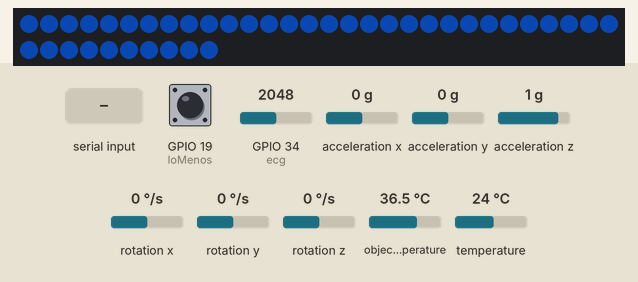
Recording of a sketch running on a simulated ESP32. Parts: 40 RGB LEDs in strip order, left to right, continuing on the next row. The inputs (shaded band) are chosen by the test bench; at power-on: GPIO 19 (loMenos) HIGH, GPIO 34 (ecg) = 2048, acceleration x 0 g, acceleration y 0 g, acceleration z 1 g, rotation x 0 °/s, rotation y 0 °/s, rotation z 0 °/s, object temperature 36.5 °C, temperature 24 °C (analog values on the 0–4095 scale). Dim RGB values are drawn brighter than linear; the strip is taken to match the declared colour order; nothing arrives over Bluetooth unless stated; what the sketch prints to the serial monitor is not drawn.

Above: at 6.5 s.
6.6 s: "t\n" received over Serial
At 7.1 s:
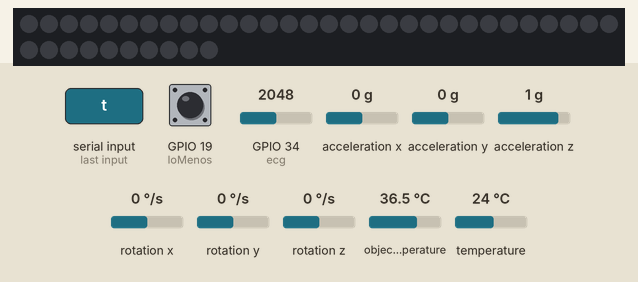
9.5 s: "l\n" received over Serial
Timing chart, 0 to 12.5 s (numbered marks = the images above; inputs shaded):
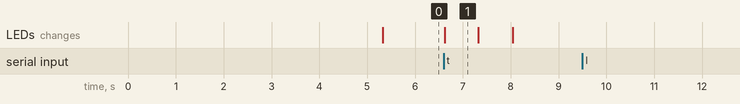

Measured:
- after the input at 6.6 s, the LEDs: change at once (image 1)
- what the display in image 1 shows lasts 0.7 s, from 6.6 s to 7.3 s

The sketch:

esp_sensores.ino
```cpp
#include <Wire.h>
#include <Adafruit_MLX90614.h>
#include <Adafruit_MPU6050.h>
#include <Adafruit_Sensor.h>
#include <Adafruit_NeoPixel.h>
#include <BluetoothSerial.h>
#include <freertos/FreeRTOS.h>
#include <freertos/queue.h>
#include <freertos/task.h>
#include <math.h>
#include <stdint.h>

// Detector experimental por amplitud e intervalos entre picos.
class DetectorBPM {
public:
  float bpm = NAN;

  void reiniciar(uint32_t ahora) {
    inicializado = true;
    inicio = ultimaMuestra = ahora;
    ultimoLatido = 0;
    hayLatido = false;
    armado = true;
    pico = 100;
    nivelMedio = 10;
    cantidad = indice = 0;
    bpm = NAN;
  }

  void actualizar(float senal, int adc, bool conectado, uint32_t ahora) {
    if (!inicializado) reiniciar(ahora);
    uint32_t dt = ahora - ultimaMuestra;
    if (!conectado || !isfinite(senal) || adc <= 15 || adc >= 4050 || dt > 40) {
      reiniciar(ahora);
      return;
    }
    ultimaMuestra = ahora;

    float amplitud = fabsf(senal);
    pico = fmaxf(amplitud, pico * expf(-(float)dt / 1800.0f));
    nivelMedio += (1 - expf(-(float)dt / 1000.0f)) * (amplitud - nivelMedio);
    float umbral = fmaxf(60, fmaxf(0.5f * pico, 2.5f * nivelMedio));

    if (amplitud < 0.4f * umbral) armado = true;
    if (ahora - inicio < 2000) return;

    if (hayLatido && ahora - ultimoLatido > 2500) {
      hayLatido = false;
      cantidad = indice = 0;
      bpm = NAN;
    }

    // Los 300 ms evitan contar dos partes del mismo complejo como latidos.
    if (!armado || amplitud < umbral ||
        (hayLatido && ahora - ultimoLatido < 300)) return;
    armado = false;

    if (hayLatido) {
      uint32_t intervalo = ahora - ultimoLatido;
      if (intervalo <= 2000) {
        intervalos[indice] = intervalo;
        indice = (indice + 1) % 5;
        if (cantidad < 5) cantidad++;

        if (cantidad >= 3) {
          uint32_t ordenados[5];
          for (int i = 0; i < cantidad; i++) ordenados[i] = intervalos[i];
          for (int i = 1; i < cantidad; i++) {
            uint32_t valor = ordenados[i];
            int j = i - 1;
            while (j >= 0 && ordenados[j] > valor) {
              ordenados[j + 1] = ordenados[j];
              j--;
            }
            ordenados[j + 1] = valor;
          }
          float mediana = ordenados[cantidad / 2];
          if (cantidad % 2 == 0) {
            mediana = 0.5f * (ordenados[cantidad / 2 - 1] + mediana);
          }
          bpm = 60000.0f / mediana;
        }
      } else {
        cantidad = indice = 0;
        bpm = NAN;
      }
    }

    ultimoLatido = ahora;
    hayLatido = true;
  }

private:
  bool inicializado = false, hayLatido = false, armado = true;
  uint32_t inicio = 0, ultimaMuestra = 0, ultimoLatido = 0;
  uint32_t intervalos[5] = {};
  int cantidad = 0, indice = 0;
  float pico = 100, nivelMedio = 10;
};

#if !defined(CONFIG_BT_SPP_ENABLED)
#error Este programa necesita una ESP32 con Bluetooth clasico SPP.
#endif

Adafruit_MLX90614 sensor;
Adafruit_MPU6050 mpu;
BluetoothSerial SerialBT;
DetectorBPM detector;

const int PIN_LEDS = 16;
const int NUM_LEDS = 40;
const int BRILLO_MINIMO = 60; // con 3 cada canal queda en 0-2 y los colores no se distinguen (amarillo salia verde)
const int BRILLO_MAXIMO = 255;
const float ECG_REPOSO = 120.0f;
const float ECG_PICO = 400.0f;
// Pulso donde la tira empieza a ponerse roja y donde ya es rojo total (umbrales "vigilar" y "critico" de la app).
const float BPM_CALMA = 100.0f;
const float BPM_ROJO = 130.0f;

Adafruit_NeoPixel tira(NUM_LEDS, PIN_LEDS, NEO_RGB + NEO_KHZ800); // esta tira es RGB: con BRG el coral salia verde y la menta morada
float amplitudLuces = 0;
float ultimaAmplitudLuces = 0;
float brilloLuces = BRILLO_MINIMO;
int ultimoBrillo = -1;
uint32_t ultimoColor = 0;
uint32_t tiempoLuces = 0;
volatile bool pedirPruebaLuces = false;
bool pruebaLucesActiva = false;
uint32_t inicioPruebaLuces = 0;
// Color de la mascota, lo manda la app con "C,r,g,b". Azul de antes hasta que llegue.
volatile uint8_t mascotaR = 80, mascotaG = 180, mascotaB = 255;

// Los colores de la mascota son pastel y en LED se ven casi blancos: estirar el canal minimo a 0 los satura.
void ponerColorMascota(int r, int g, int b) {
  r = constrain(r, 0, 255); g = constrain(g, 0, 255); b = constrain(b, 0, 255);
  int menor = min(r, min(g, b)), mayor = max(r, max(g, b));
  if (mayor > menor) {
    r = (r - menor) * 255 / (mayor - menor);
    g = (g - menor) * 255 / (mayor - menor);
    b = (b - menor) * 255 / (mayor - menor);
  }
  mascotaR = r; mascotaG = g; mascotaB = b;
}

// Mezcla del color de la mascota hacia rojo segun el pulso: 0 bajo BPM_CALMA, 1 en BPM_ROJO o mas.
uint32_t colorActual() {
  float bpm = detector.bpm;
  float t = isfinite(bpm) ? (bpm - BPM_CALMA) / (BPM_ROJO - BPM_CALMA) : 0;
  t = fmaxf(0.0f, fminf(1.0f, t));
  return tira.Color(mascotaR + t * (255 - mascotaR), mascotaG * (1 - t), mascotaB * (1 - t));
}

void pintarLuces(int brillo) {
  // gamma: el verde del LED brilla mucho mas que el rojo, sin esto el amarillo y la arena se ven verdes
  uint32_t c = tira.gamma32(colorActual());
  // Tope de consumo: el azul original (80,180,255) a 255 si aguantaba; el blanco a 255 jala ~50 % mas y reiniciaba la ESP.
  int suma = ((c >> 16) & 0xFF) + ((c >> 8) & 0xFF) + (c & 0xFF);
  if (suma > 515) brillo = brillo * 515 / suma;
  if (brillo == ultimoBrillo && c == ultimoColor) return;
  tira.setBrightness(brillo);
  for (int i = 0; i < NUM_LEDS; i++) {
    tira.setPixelColor(i, c);
  }
  tira.show();
  ultimoBrillo = brillo;
  ultimoColor = c;
}

// "C,r,g,b" cambia el color de la mascota; devuelve true si la linea era eso.
bool comandoColor(const String &l) {
  int r, g, b;
  if (!l.startsWith("C,") || sscanf(l.c_str() + 2, "%d,%d,%d", &r, &g, &b) != 3) return false;
  ponerColorMascota(r, g, b);
  return true;
}

const char encabezadoCSV[] =
  "tiempo_us,ecg_crudo,ecg_filtrado,bpm,electrodos_ok,"
  "angulo_x_grados,angulo_y_grados,angulo_z_grados,"
  "aceleracion_x_ms2,aceleracion_y_ms2,aceleracion_z_ms2,"
  "temperatura_objeto_c";

struct PaqueteBT {
  char texto[256];
};

QueueHandle_t colaBT = nullptr;

const int ecg = 34;
const int loMenos = 19;
const int loMas = 18;
const float grados = 57.2957795f;

float offsetX = 0, offsetY = 0, offsetZ = 0;
float qw = 1, qx = 0, qy = 0, qz = 0;
float anguloX = NAN, anguloY = NAN, anguloZ = NAN;
float accelX = NAN, accelY = NAN, accelZ = NAN;
double temperaturaObjeto = NAN;
bool hayIMU = false, hayTemperatura = false;

int ecgCrudo = 0;
float filtrado = 0, centro = 0;
float senalECG = NAN;
bool iniciadoECG = false;
bool electrodosOK = false;
uint8_t contadorEnvios = 0;

uint32_t tiempoECG = 0;
uint32_t tiempoMuestraECG = 0;
uint32_t tiempoIMU = 0;
uint32_t tiempoTemperatura = 0;

void actualizarLuces() {
  if (pedirPruebaLuces) {
    pedirPruebaLuces = false;
    inicioPruebaLuces = millis();
    pruebaLucesActiva = true;
  }

  if (pruebaLucesActiva) {
    uint32_t transcurrido = millis() - inicioPruebaLuces;
    if (transcurrido < 1400) {
      pintarLuces(transcurrido < 700 ? 0 : 255);
      ultimaAmplitudLuces = amplitudLuces;
      amplitudLuces = 0;
      return;
    }
    pruebaLucesActiva = false;
    brilloLuces = BRILLO_MINIMO;
  }

  if (!electrodosOK || !isfinite(senalECG)) {
    brilloLuces = BRILLO_MINIMO;
  } else {
    // Usar ambos signos del ECG para admitir picos invertidos.
    float nivel = (amplitudLuces - ECG_REPOSO) / (ECG_PICO - ECG_REPOSO);
    nivel = fmaxf(0.0f, fminf(1.0f, nivel));
    float objetivo = BRILLO_MINIMO + nivel * (BRILLO_MAXIMO - BRILLO_MINIMO);

    // Subida inmediata con el pico y bajada suave entre latidos.
    if (objetivo >= brilloLuces) {
      brilloLuces = objetivo;
    } else {
      brilloLuces += 0.35f * (objetivo - brilloLuces);
    }
  }

  ultimaAmplitudLuces = amplitudLuces;
  amplitudLuces = 0;
  pintarLuces((int)lroundf(brilloLuces));
}

// El envio Bluetooth va aparte para no detener las lecturas.
void tareaBluetooth(void *parametro) {
  PaqueteBT paquete;
  bool conectadoAntes = false;

  while (true) {
    if (!SerialBT.hasClient()) {
      conectadoAntes = false;
      xQueueReset(colaBT);
      vTaskDelay(pdMS_TO_TICKS(20));
      continue;
    }

    if (!conectadoAntes) {
      SerialBT.println(encabezadoCSV);
      conectadoAntes = true;
    }

    if (SerialBT.available()) {
      String l = SerialBT.readStringUntil('\n');
      if (l.startsWith("S,")) {
        uint32_t us = micros();              // leerlo antes de enviar
        SerialBT.printf("%s,%lu\n", l.c_str(), us);
      } else {
        l.trim();
        if (comandoColor(l)) {
          SerialBT.printf("LED,color=%d,%d,%d\n", mascotaR, mascotaG, mascotaB);
        } else if (l == "L" || l == "l") {
          SerialBT.printf("LED,firmware=PECHO_250HZ,ecg_filtrado=%.1f,pico=%.1f,brillo_enviado=%d\n",
                          senalECG, ultimaAmplitudLuces, ultimoBrillo);
        } else if (l == "T" || l == "t") {
          pedirPruebaLuces = true;
          SerialBT.println("LED,prueba=0_y_255,duracion_ms=1400");
        }
      }
    }

    if (xQueueReceive(colaBT, &paquete, pdMS_TO_TICKS(20)) == pdTRUE) {
      if (SerialBT.hasClient()) {
        SerialBT.println(paquete.texto);
      }
    }
  }
}

void enviarDatos(const char *texto) {
  Serial.println(texto);

  if (SerialBT.hasClient()) {
    PaqueteBT paquete;
    snprintf(paquete.texto, sizeof(paquete.texto), "%s", texto);

    // Si la cola se llena, omitir la fila sin bloquear los sensores.
    xQueueSend(colaBT, &paquete, 0);
  }
}

void calcularAngulos(float ax, float ay, float az,
                    float gx, float gy, float gz, float dt) {
  float magnitud = sqrtf(ax * ax + ay * ay + az * az);

  if (magnitud > 8.3f && magnitud < 11.3f) {
    ax /= magnitud;
    ay /= magnitud;
    az /= magnitud;

    float vx = 2 * (qx * qz - qw * qy);
    float vy = 2 * (qw * qx + qy * qz);
    float vz = 1 - 2 * (qx * qx + qy * qy);

    gx += 1.5f * (ay * vz - az * vy);
    gy += 1.5f * (az * vx - ax * vz);
    gz += 1.5f * (ax * vy - ay * vx);
  }

  float w = qw, x = qx, y = qy, z = qz;
  float paso = dt * 0.5f;

  qw += (-x * gx - y * gy - z * gz) * paso;
  qx += ( w * gx + y * gz - z * gy) * paso;
  qy += ( w * gy - x * gz + z * gx) * paso;
  qz += ( w * gz + x * gy - y * gx) * paso;

  float norma = sqrtf(qw * qw + qx * qx + qy * qy + qz * qz);
  qw /= norma;
  qx /= norma;
  qy /= norma;
  qz /= norma;

  anguloX = atan2f(2 * (qw * qx + qy * qz),
                  1 - 2 * (qx * qx + qy * qy)) * grados;

  float senoY = 2 * (qw * qy - qz * qx);
  senoY = fmaxf(-1.0f, fminf(1.0f, senoY));
  anguloY = asinf(senoY) * grados;

  anguloZ = atan2f(2 * (qw * qz + qx * qy),
                  1 - 2 * (qy * qy + qz * qz)) * grados;
}

void calibrar() {
  sensors_event_t a, g, temp;
  float sumaX = 0, sumaY = 0, sumaZ = 0;
  uint32_t muestras = 0;
  uint32_t inicio = millis();

  // Mantener la IMU quieta durante estos cinco segundos.

  while (millis() - inicio < 5000) {
    if (mpu.getEvent(&a, &g, &temp)) {
      offsetX += g.gyro.x;
      offsetY += g.gyro.y;
      offsetZ += g.gyro.z;
      sumaX += a.acceleration.x;
      sumaY += a.acceleration.y;
      sumaZ += a.acceleration.z;
      muestras++;
    }
    delay(10);
  }

  if (muestras == 0) {
    Serial.println("ERROR: No se pudo leer la IMU.");
    while (true) delay(1000);
  }

  offsetX /= muestras;
  offsetY /= muestras;
  offsetZ /= muestras;

  float ax = sumaX / muestras;
  float ay = sumaY / muestras;
  float az = sumaZ / muestras;
  float roll = atan2f(ay, az);
  float pitch = atan2f(-ax, sqrtf(ay * ay + az * az));

  float cr = cosf(roll / 2), sr = sinf(roll / 2);
  float cp = cosf(pitch / 2), sp = sinf(pitch / 2);

  qw = cr * cp;
  qx = sr * cp;
  qy = cr * sp;
  qz = -sr * sp;
}

void leerECG() {
  electrodosOK = digitalRead(loMenos) == LOW &&
                 digitalRead(loMas) == LOW;
  // Marcar el inicio de la lectura ADC, antes de formar o enviar el CSV.
  tiempoMuestraECG = micros();
  ecgCrudo = analogRead(ecg);

  if (!electrodosOK) {
    iniciadoECG = false;
    senalECG = NAN;
    amplitudLuces = 0;
    detector.reiniciar(millis());
    return;
  }

  if (!iniciadoECG) {
    filtrado = ecgCrudo;
    centro = ecgCrudo;
    iniciadoECG = true;
  }

  filtrado += 0.3f * (ecgCrudo - filtrado);
  centro += 0.002f * (filtrado - centro);
  senalECG = filtrado - centro;
  // Guardar el mayor pico entre dos actualizaciones de la tira.
  amplitudLuces = fmaxf(amplitudLuces, fabsf(senalECG));
  detector.actualizar(senalECG, ecgCrudo, electrodosOK, millis());
}

void leerIMU() {
  sensors_event_t a, g, temp;
  bool lecturaOK = mpu.getEvent(&a, &g, &temp);
  uint32_t ahora = micros();
  float dt = (ahora - tiempoIMU) / 1000000.0f;
  tiempoIMU = ahora;

  if (!lecturaOK) {
    accelX = accelY = accelZ = NAN;
    anguloX = anguloY = anguloZ = NAN;
    return;
  }

  accelX = a.acceleration.x;
  accelY = a.acceleration.y;
  accelZ = a.acceleration.z;

  if (dt > 0 && dt <= 0.1f) {
    calcularAngulos(accelX, accelY, accelZ,
                    g.gyro.x - offsetX,
                    g.gyro.y - offsetY,
                    g.gyro.z - offsetZ, dt);
  } else {
    anguloX = anguloY = anguloZ = NAN;
  }
}

void setup() {
  Serial.setTxBufferSize(512);
  Serial.begin(115200);
  Serial.setTimeout(20); // un comando sin salto de linea no frena el muestreo 1 s
  Serial.println("INFO: PECHO_250HZ");

  tira.begin();
  pintarLuces(0); // apagada hasta que el Bluetooth arranque: su pico de corriente junto con la tira tiraba el voltaje (brownout)

  pinMode(ecg, INPUT);
  pinMode(loMenos, INPUT);
  pinMode(loMas, INPUT);
  analogReadResolution(12);
  analogSetPinAttenuation(ecg, ADC_11db);

  Wire.begin(22, 23, 400000);   // IMU: SDA 22, SCL 23.
  Wire1.begin(32, 33, 100000);  // GY-906: SDA 32, SCL 33.

  delay(200);

  // Un sensor que falta ya no detiene todo: sin esto la ESP se quedaba sin Bluetooth y la app no la veia.
  hayIMU = mpu.begin(0x68, &Wire);
  if (!hayIMU) Serial.println("ERROR: No se encontro el MPU6050. Sigo sin IMU.");
  hayTemperatura = sensor.begin(0x5A, &Wire1);
  if (!hayTemperatura) {
    Serial.println("ERROR: No se encontro el GY-906. Sigo sin temperatura.");
    // Lista lo que si responde en sus pines (32/33): nada = cable o alimentacion; otra direccion = otro sensor.
    Serial.print("INFO: I2C pines 32/33:");
    for (uint8_t d = 1; d < 127; d++) {
      Wire1.beginTransmission(d);
      if (Wire1.endTransmission() == 0) Serial.printf(" 0x%02X", d);
    }
    Serial.print("  | pines 22/23:");
    for (uint8_t d = 1; d < 127; d++) {
      Wire.beginTransmission(d);
      if (Wire.endTransmission() == 0) Serial.printf(" 0x%02X", d);
    }
    Serial.println();
  }

  if (hayIMU) {
    mpu.setAccelerometerRange(MPU6050_RANGE_4_G);
    mpu.setGyroRange(MPU6050_RANGE_500_DEG);
    mpu.setFilterBandwidth(MPU6050_BAND_21_HZ);
    delay(100);
    calibrar();
  }
  if (hayTemperatura) temperaturaObjeto = sensor.readObjectTempC();

  colaBT = xQueueCreate(16, sizeof(PaqueteBT));
  if (colaBT == nullptr || !SerialBT.begin("ESP32_Sensores")) {
    Serial.println("ERROR: No se pudo iniciar Bluetooth.");
    while (true) delay(1000);
  }

  if (xTaskCreate(tareaBluetooth, "envioBT", 4096,
                  nullptr, 1, nullptr) != pdPASS) {
    Serial.println("ERROR: No se pudo iniciar el envio Bluetooth.");
    while (true) delay(1000);
  }

  Serial.println(encabezadoCSV);

  uint32_t ahora = micros();
  tiempoECG = tiempoIMU = tiempoTemperatura = ahora;
}

void loop() {
  // L consulta el brillo; T prueba la tira; C,r,g,b pone el color de la mascota.
  while (Serial.available()) {
    String l = Serial.readStringUntil('\n');
    l.trim();
    if (comandoColor(l)) {
      Serial.printf("LED,color=%d,%d,%d\n", mascotaR, mascotaG, mascotaB);
    } else if (l == "L" || l == "l") {
      Serial.printf("LED,firmware=PECHO_250HZ,ecg_filtrado=%.1f,pico=%.1f,brillo_enviado=%d\n",
                    senalECG, ultimaAmplitudLuces, ultimoBrillo);
    } else if (l == "T" || l == "t") {
      pedirPruebaLuces = true;
      Serial.println("LED,prueba=0_y_255,duracion_ms=1400");
    }
  }

  uint32_t ahora = micros();
  bool nuevaMuestraECG = false;

  if (ahora - tiempoECG >= 4000) {
    tiempoECG = ahora;
    leerECG();
    nuevaMuestraECG = true;
  }

  ahora = micros();
  if (hayIMU && ahora - tiempoIMU >= 10000) {
    leerIMU();
  }

  ahora = micros();
  if (ahora - tiempoTemperatura >= 100000) {
    tiempoTemperatura = ahora;
    if (hayTemperatura) temperaturaObjeto = sensor.readObjectTempC();
  }

  if (nuevaMuestraECG) {
    // Una fila por muestra ECG (~250 Hz). Otros datos cada 25 filas (~10 Hz).
    char linea[256];
    int usados = snprintf(linea, sizeof(linea), "%lu,%d,%.1f,%.1f,%d",
                          (unsigned long)tiempoMuestraECG, ecgCrudo, senalECG,
                          detector.bpm, electrodosOK ? 1 : 0);
    if (usados <= 0 || usados >= (int)sizeof(linea)) return;

    contadorEnvios++;
    int agregados;
    if (contadorEnvios >= 25) {
      contadorEnvios = 0;

      agregados = snprintf(linea + usados, sizeof(linea) - usados,
        ",%.2f,%.2f,%.2f,%.3f,%.3f,%.3f,%.2f",

        anguloX, anguloY, anguloZ,
        accelX, accelY, accelZ, temperaturaObjeto
      );
    } else {
      // Conservar las doce columnas aunque no haya datos nuevos.
      agregados = snprintf(linea + usados, sizeof(linea) - usados,
                            ",,,,,,,");
    }

    if (agregados < 0 || agregados >= (int)(sizeof(linea) - usados)) return;
    enviarDatos(linea);
  }

  ahora = micros();
  if (ahora - tiempoLuces >= 20000) {
    tiempoLuces = ahora;
    actualizarLuces();
  }
}
```
